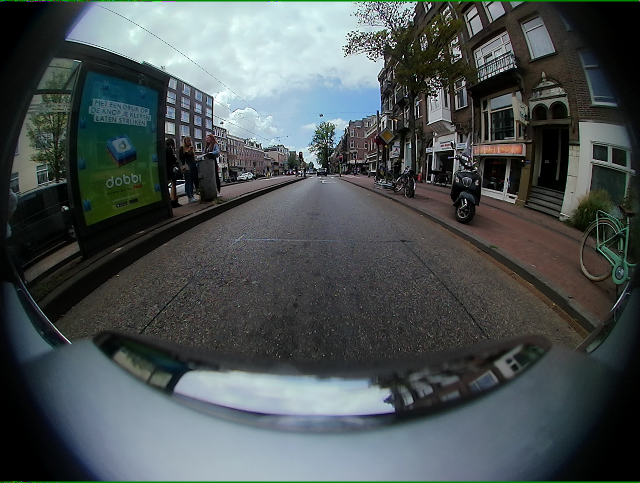
#> input picture lens_dirt_by_augmentation/image/01926_FV_leftImg8bit.png, 1280 x 966 px, found by its file name (shown at 1/2 size); its folder holds only this picture in this run
$ python add_mud.py
#> lines starting #> are read from the running program, lines starting #| are printed output that depends on the picture
### Procudural_Generation_Lens_Soiling/generate_texture_paper.py
#!/usr/bin/env python3
# -*- coding: utf-8 -*-
"""
Created on Tue Apr  2 17:24:01 2024

@author: zs

zs:  add big rain texture one by one.
    add little_rain_drop
    add big_rain_drop
    add many_rain_drop

"""

import numpy as np
import pylab as plt
from pythonperlin import perlin, extend2d
import imageio
from scipy.ndimage import gaussian_filter
from scipy import signal,ndimage
import cv2

def to8b(x): return (255*np.clip(x, 0, 1)).astype(np.uint8)


def generate_single_droplet(shape=(1000,2000),n_shape = 8, if_round = 0, center=(0.5,0.5), scale = (0.6,0.6)):


    r = np.random.normal(0.5,0.2,n_shape)

    #b, a = signal.butter(3,0.05)
    #r = signal.filtfilt(b, a, r)
    if if_round == 1:
        r = ndimage.median_filter(r,2)
    elif if_round == 2:
        r = ndimage.median_filter(r,size = max(2,int(n_shape / 4)  ))


    phi = 2 * np.pi * ( np.linspace(0, 1, len(r))  + np.random.random()   )

    z =  r * np.exp(1j * phi)

    h =  shape[0]
    w =  shape[1]

    center_x, center_y = center


    scale_x , scale_y = scale


    center = np.array([[center_x * w],[center_y * h]])

    scale  = np.array([[scale_x * w /2 ],[scale_y * h / 2]])
    #scale  = np.array([[scale_x * w  ],[scale_y * w ]])
    #points = center + ( np.array([z.real, z.imag]) -  np.array(  [ [z.min().real, z.min().imag]]  ).T   / abs(z.max() -z.min()  ) ) * scale
    #points = center + ( np.array([z.real, z.imag]) -  np.array(  [ [(z.max() -z.min()).real, (z.max() -z.min()).imag]]  ).T   / abs(z.max() -z.min()  ) ) * scale
    points = center + ( np.array([z.real, z.imag])  ) * scale
    points = points.astype(np.int64).T

    return points
#tt,points = generate_single_droplet(shape=(1000,1000),n_shape =12, if_round = 2, center=(0.5,0.5), scale = (0.6,0.6))


def rand_point(n=3, jitter = 0.05, if_random = 0):

    if if_random == 0:

        x = np.linspace(0.2, 0.7,n)
        y = np.linspace(0.2, 0.7,n)

        X, Y = np.meshgrid(x,y)
        out = np.array([X.reshape((-1)) , Y.reshape((-1))]).T
        out = out + np.random.uniform(-jitter, jitter,(n*n,2))
    elif if_random == 1:
        out = np.random.random((n*n,2))

    return out

def generate_manydroplet(shape=(1000,1000), n_point=5, n_shape = 12, scale_min = 0.8):
    #the function could also be used as lens dust mask
    npoints = rand_point(n=n_point,jitter = 0.2, if_random = 0)
    h =  shape[0]
    w =  shape[1]
    tt = np.zeros((h,w))
    for point in npoints:

        #scale_x = min(scale_min, max(0.02, np.random.random()  ) )
        scale_x = np.random.uniform(0.02,scale_min )
        scale_y = scale_x
        poly_point = generate_single_droplet(shape=shape,n_shape = n_shape, if_round = 2, center=(point), scale = (scale_x,scale_y))
        color = int(255 * np.random.random())
        tt = cv2.fillPoly(tt,[poly_point[:-1]] ,color=(color,color,color))

    detail_texture =  np.random.normal(0,1.5,((h,w)))
    tt = tt * detail_texture
    tt = tt.astype(np.uint8)


    rgb8 = cv2.GaussianBlur(tt, ksize=(0, 0),sigmaX = 10)

    rgb8 = rgb8.astype(np.uint8)

    #plt.imshow( rgb8)
    return rgb8


# [166 lines left out: functions generate_runing_droplet, generate_droplet, generate_round, generate_flower, not called in this run]


def generate_rain(thick_fog=0):
    pass

def generate_fog(shape=(4,8),dens=8,extend_n=32,thick_fog=0,mud_level = 1,if_round = 1,scale=1.5,if_big_round=0):

    mul = 2
    shape = (shape[0] * mul,shape[1] * mul)
    extend_n = int(extend_n / mul)
    x = perlin(shape, dens=dens,  octaves=4)

    if thick_fog:
        x += abs(perlin(shape, dens=dens,  octaves=4))

    h =  shape[0] * dens * extend_n
    w =  shape[1] * dens * extend_n


    x_e = extend2d(x,n=extend_n,kind='cubic',mode = 'full')
    x_e = x_e[:h,:w]

    clip = max(-0.2,min(0.2,mud_level/20)  )

    rgb8 = to8b(x_e*0.5 + clip)


    rgb8 = to8b(x_e*0.5+0.5)
    if( if_round == 1):
        round_mask = generate_flower(shape,dens,extend_n,scale=scale)

        rgb8= rgb8 * round_mask[:,:] / 255
        rgb8 = rgb8.astype(np.uint8)
    elif (if_round == 2):
        round_mask = generate_round(shape,dens,extend_n,scale=scale,if_big_round=1)

        rgb8= rgb8 * round_mask[:,:] / 255
        rgb8 = rgb8.astype(np.uint8)


    return rgb8
#rgb8 = generate_fog()

# [34 lines left out: function generate_mud_waterfog_texture, not called in this run]


mod = 'big_rain_drop'
# r_water_mud:  for water and mud
# x_fog: for different fog

mod = 'many_dust_drop'
save_dir = './fog_r_mask/'


def generate_texture(mod = 'f_fog'):
    if mod == 'r_fog':
        rgb8 = generate_fog(mud_level=10,if_round=2)

    elif mod == 'f_fog':
        rgb8 = generate_fog(mud_level=10,if_round=0)

    elif mod == 'thick_fog':
        rgb8 = generate_fog(thick_fog=1,mud_level=10,if_round=2,if_big_round=1)

    elif mod == 'r_water_mud':
        rgb8,rgb8_mask = generate_mud_waterfog_texture(mud_level=1,if_round=1)

    elif mod == 'f_water_mud':
        rgb8,rgb8_mask = generate_mud_waterfog_texture(mud_level=1,if_round=0)

    elif mod == 'little_rain_drop':
        rgb8 = generate_droplet(shape=(768,1024), n_point=np.random.randint(4,12),n_shape =np.random.randint(5,10),scale_min = 0.4)

    elif mod == 'big_rain_drop':
        rgb8 = generate_droplet(shape=(768,1024), n_point=np.random.randint(2,4),n_shape =np.random.randint(10,16),scale_min = 0.8)

    elif mod == 'many_rain_drop':
        rgb8 = generate_manydroplet(shape=(768,1024), n_point=np.random.randint(8,10),n_shape =np.random.randint(10,32),scale_min = 0.1)


    elif mod == 'many_dust_drop':
        rgb8 = generate_manydroplet(shape=(768,1024), n_point=np.random.randint(4,6),n_shape =np.random.randint(10,32),scale_min = 0.05)

    else:
        rgb8 = None
    return rgb8

# [40 lines that do not run on import are left out]

### Procudural_Generation_Lens_Soiling/add_mud.py
#!/usr/bin/env python3
# -*- coding: utf-8 -*-
"""
Created on Fri Apr 12 17:36:01 2024

@author: sczone

Created on Wed Apr 10 16:37:06 2024
@author:

v1  zs:  fist version. add mud or water droplet.
    need texture from  generate_texture_paper.py


"""

import cv2
import numpy as np
import random
import os


def get_texture_random(texture_file_list):
    random_item = random.choice(texture_file_list)
    return random_item


def add_mudByTxture(image,dir_texture):
    dir_texture = cv2.resize(dir_texture , (image.shape[1],image.shape[0]) )

    dir_texture = (dir_texture  - dir_texture.min() )/ (dir_texture.max() - dir_texture.min() )
    dir_mask = dir_texture.copy()
    dir_mask[dir_mask>0.5] = 1

    dir_mask = cv2.GaussianBlur(dir_mask, ksize=(0, 0),sigmaX = 6)

    base_color = np.array([20, 42, 63]) *  ( np.random.random()  *2 )


    dir_mask = dir_mask[:,:,np.newaxis]
    mean_color = image.mean()
    alpha = 0.1
    mix_color = (base_color* (1 - alpha) + mean_color * alpha )

    image_blur =  cv2.GaussianBlur(image, ksize=(0, 0),sigmaX = 15)


    image_blur = image * (1 - dir_mask) + image_blur * dir_mask
    image_out = image_blur * (1 - dir_mask) + mix_color * dir_mask

    image_out = image_out.astype(np.uint8)
    return image_out , dir_mask * 255


def add_dirtwaterByTxture(image,dir_texture):
    dir_texture = cv2.resize(dir_texture , (image.shape[1],image.shape[0]) )


    dir_texture = (dir_texture  - dir_texture.min() )/ (dir_texture.max() - dir_texture.min() )
    blur_mask = dir_texture.copy()

    blur_mask[blur_mask>0.2] = 1


    blur_mask = cv2.GaussianBlur(blur_mask, ksize=(0, 0),sigmaX = 10)
    dir_mask = dir_texture.copy()
    dir_mask = (dir_mask  - dir_mask.min() )/ (dir_mask.max() - dir_mask.min() )

    dir_mask[dir_mask>0.7] = 1


    dir_mask = cv2.GaussianBlur(dir_mask, ksize=(0, 0),sigmaX = 8)


    water_base_color = np.array([255, 255, 255])  *  ( np.random.random()* 0.5 + 0.5 )

    if dir_texture.ndim < 3 :

        dir_texture = dir_texture[:,:,np.newaxis]
        dir_mask = dir_mask[:,:,np.newaxis]
        blur_mask = blur_mask[:,:,np.newaxis]
    mean_color_ratio = image.mean()  /255
    alpha = mean_color_ratio
    mix_color = (water_base_color* (1 - alpha)  )


    image_blur =  cv2.GaussianBlur(image, ksize=(0, 0),sigmaX = 32)

    image = cv2.GaussianBlur(image, ksize=(0, 0),sigmaX = 2)
    image_blur = image * (1 - blur_mask) + image_blur * blur_mask
    image_out = image_blur * (1 - dir_mask) + mix_color * dir_mask


    image_out = image_out.astype(np.uint8)
    return image_out, dir_mask *255


# [39 lines left out: function add_dirtwaterByTxture_slight, not called in this run]


texture_mod = 'big_rain_drop'
#r_fog     r_water_mud  f_water_mud  big_rain_drop  many_rain_drop

texture_mods = ['r_fog', 'thick_fog','r_water_mud',  'f_water_mud',  'big_rain_drop', 'little_rain_drop', 'many_rain_drop','many_dust_drop']

mod = 'water_thick'
'''
"mud", "water_thick", "water_thin"
for water_thick mask,
       255 * (0~ 0.02) = clearn
       255 * (0.02~ 0.7 )  = semi_transparent
       255 * (0.7~ 1)  = Opaque

for mud mask,
           255 * (0~ 0.02) = clearn
           255 * (0.02~ 0.6 )  = semi_transparent
           255 * (0.6~ 1)  = Opaque


'''
image_files = 'image'


from generate_texture_paper import generate_texture

modes = ["mud", "water_thick"]
rands = 10

for rand in range(rands):
    for mod in modes:
        image_save_dir = './' + 'image_' + mod + str(rand) +r'/'
        mask_save_dir = './' + 'mask_' + mod + str(rand) + r'/'
        os.makedirs(image_save_dir,exist_ok = True )
        os.makedirs(mask_save_dir,exist_ok = True )

    image_file_list = os.listdir(image_files)
    for item in image_file_list:
        image = cv2.imread(os.path.join(image_files,item) , cv2.IMREAD_UNCHANGED  )
#> image is the input picture: shape (966, 1280, 3); mean B, G, R 83.2, 82.5, 74.9
        texture_mod = random.choice(texture_mods)
        dir_texture = generate_texture(mod = texture_mod)
        dir_texture = dir_texture[:,:,np.newaxis]

        for mod in modes:
            if mod == 'mud':
                image_rgb,mask_rgb = add_mudByTxture(image,dir_texture)
            elif mod == 'water_thick':
                image_rgb,mask_rgb = add_dirtwaterByTxture(image,dir_texture)
            elif mod == 'water_thin':
                image_rgb,mask_rgb = add_dirtwaterByTxture_slight(image,dir_texture)
            image_save_dir = './' + 'image_' + mod + str(rand)  + r'/'
            mask_save_dir = './' + 'mask_' + mod + str(rand)  + r'/'

            image_name = image_save_dir + item
            cv2.imwrite(image_name,image_rgb)
            mask_name = mask_save_dir + item
            cv2.imwrite(mask_name,mask_rgb)
#> this loop made 2 passes
#> mean_color in add_mudByTxture on pass 1: 80.21
#> mean_color_ratio in add_dirtwaterByTxture on pass 2: 0.315
#> pass 1, in add_mudByTxture, `dir_texture = cv2.resize(dir_texture , (image.shape[1],image.shape[0]) )`:
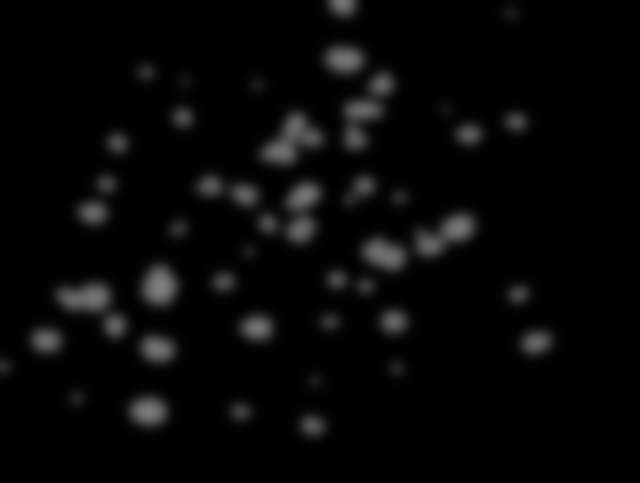
#> dir_texture: shape (966, 1280) (shown at 1/2 size); min 0, max 127, mean 7.1
#> pass 1, in add_mudByTxture, `dir_texture = (dir_texture  - dir_texture.min() )/ (dir_texture.max() ..`:
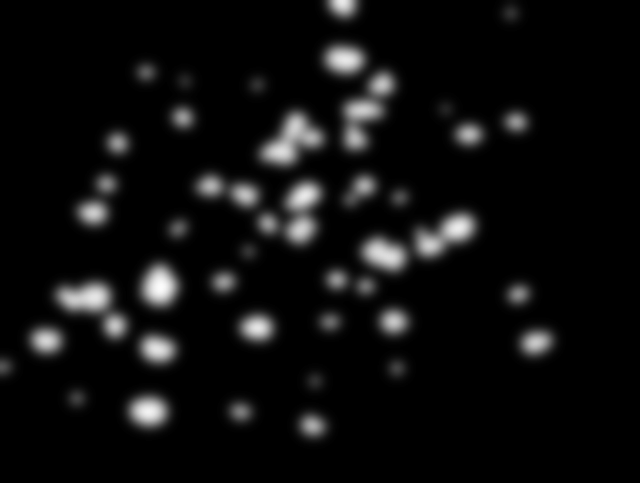
#> dir_texture: shape (966, 1280) float64 (shown at 1/2 size); min 0, max 1, mean 0.0556
#> pass 1, in add_mudByTxture, `dir_mask = cv2.GaussianBlur(dir_mask, ksize=(0, 0),sigmaX = 6)`:
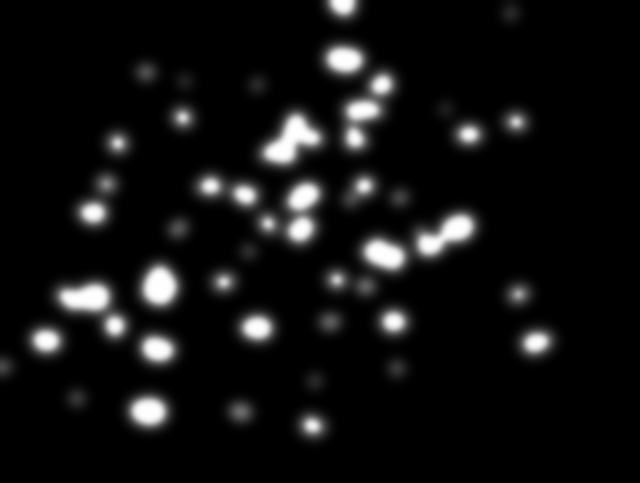
#> dir_mask: shape (966, 1280) float64 (shown at 1/2 size); min 0, max 1, mean 0.0676
#> pass 1, in add_mudByTxture, `image_blur =  cv2.GaussianBlur(image, ksize=(0, 0),sigmaX = 15)`:
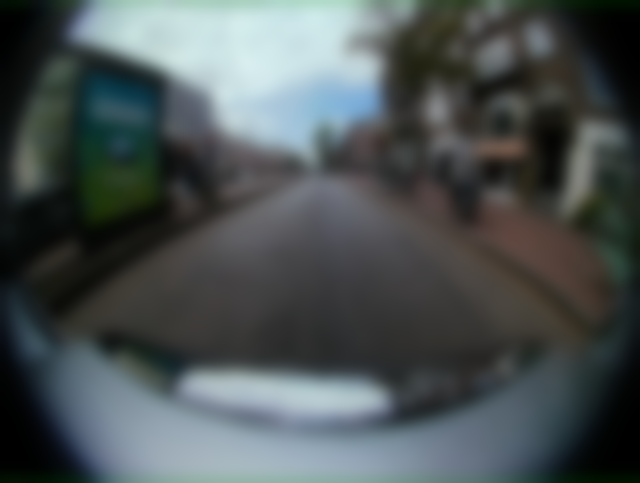
#> image_blur: shape (966, 1280, 3) (shown at 1/2 size); mean B, G, R 83.3, 82.5, 74.9
#> (the run stopped early here; a loop or call above may not have finished)
